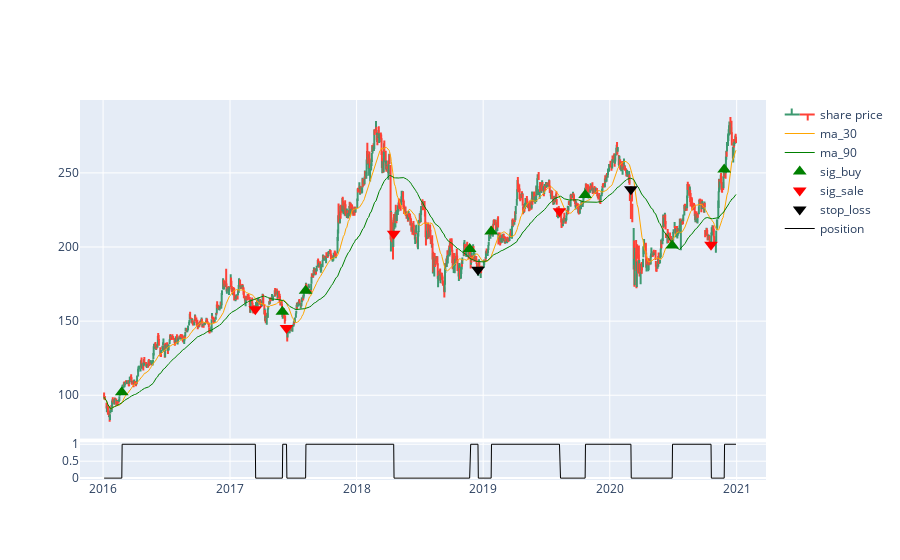

Here is the notebook cell this chart was saved with:
### Code cell
import plotly.graph_objects as go
from plotly.subplots import make_subplots

fig = make_subplots(rows=2, cols=1, shared_xaxes=True, vertical_spacing=0.01, row_heights=[0.9, 0.1])

fig.add_trace(go.Ohlc(x=df_result_for_plot['Date'], open=df_result_for_plot['Open'], 
                                     high=df_result_for_plot['High'], low=df_result_for_plot['Low'],
                                     close=df_result_for_plot['Close'], name='share price'), row=1, col=1)

fig.add_trace(go.Scatter(x=df_result_for_plot['Date'], y=df_result_for_plot['ma_'+ str(short_window)], 
                                 name='ma_'+ str(short_window), line=dict(color='orange', width=1)), row=1, col=1)
fig.add_trace(go.Scatter(x=df_result_for_plot['Date'], y=df_result_for_plot['ma_'+ str(long_window)], 
                                 name='ma_'+ str(long_window), line=dict(color='green', width=1)), row=1, col=1)

df_result_for_plot_position = df_result_for_plot
df_result_for_plot_position['signal_test'] = df_result_for_plot_position.signal_test.shift(1)

fig.add_trace(go.Scatter(
        x=df_result.loc[df_result['signal'] == 'sig_buy', 'Date'],
        y=df_result.loc[df_result['signal'] == 'sig_buy', 'Open'],
        mode="markers+text",
        marker=dict(symbol='triangle-up', color='green', size = 12),
        name='sig_buy'), row=1, col=1)

fig.add_trace(go.Scatter(
        x=df_result.loc[df_result['signal'] == 'sig_sale', 'Date'],
        y=df_result.loc[df_result['signal'] == 'sig_sale', 'Open'],
        mode="markers+text",
        marker=dict(symbol='triangle-down', color='red', size = 12),
        name='sig_sale'), row=1, col=1)

fig.add_trace(go.Scatter(
        x=df_result.loc[df_result['signal'] == 'stop_loss', 'Date'],
        y=df_result.loc[df_result['signal'] == 'stop_loss', 'Open'],
        mode="markers+text",
        marker=dict(symbol='triangle-down', color='black', size = 12),
        name='stop_loss'), row=1, col=1)

fig.add_trace(go.Scatter(x=df_result_for_plot_position['Date'],
                         y=df_result_for_plot_position['paper_in'],
                         line=dict(color='black', width=1), name='position'), row=2, col=1)

fig.update(layout_xaxis_rangeslider_visible=False)


fig.show()

### Figure 1 — Plotly figure (JSON) as saved in the notebook; plotly's stock layout.template omitted (floating-point values rounded to 4 significant figures; data arrays with more than 128 entries replaced by an {"elided": "..."} marker saying what was removed)
{"data": [{"close": {"elided": "1260 float values"}, "high": {"elided": "1260 float values"}, "low": {"elided": "1260 float values"}, "name": "share price", "open": {"elided": "1260 float values"}, "type": "ohlc", "x": {"elided": "1260 str values"}, "xaxis": "x", "yaxis": "y"}, {"line": {"color": "orange", "width": 1}, "name": "ma_30", "type": "scatter", "x": {"elided": "1260 str values"}, "xaxis": "x", "y": {"elided": "1260 float values"}, "yaxis": "y"}, {"line": {"color": "green", "width": 1}, "name": "ma_90", "type": "scatter", "x": {"elided": "1260 str values"}, "xaxis": "x", "y": {"elided": "1260 float values"}, "yaxis": "y"}, {"marker": {"color": "green", "size": 12, "symbol": "triangle-up"}, "mode": "markers+text", "name": "sig_buy", "type": "scatter", "x": ["2016-02-24T00:00:00", "2017-06-01T00:00:00", "2017-08-07T00:00:00", "2018-11-23T00:00:00", "2019-01-24T00:00:00", "2019-10-22T00:00:00", "2020-06-29T00:00:00", "2020-11-26T00:00:00"], "xaxis": "x", "y": [102, 156.4, 170.5, 198.6, 210.4, 235.0, 201, 252.3], "yaxis": "y"}, {"marker": {"color": "red", "size": 12, "symbol": "triangle-down"}, "mode": "markers+text", "name": "sig_sale", "type": "scatter", "x": ["2017-03-15T00:00:00", "2017-06-13T00:00:00", "2018-04-18T00:00:00", "2019-08-09T00:00:00", "2020-10-19T00:00:00"], "xaxis": "x", "y": [158.1, 145.3, 209, 224.1, 201.6], "yaxis": "y"}, {"marker": {"color": "black", "size": 12, "symbol": "triangle-down"}, "mode": "markers+text", "name": "stop_loss", "type": "scatter", "x": ["2018-12-17T00:00:00", "2020-03-02T00:00:00"], "xaxis": "x", "y": [184.6, 238.9], "yaxis": "y"}, {"line": {"color": "black", "width": 1}, "name": "position", "type": "scatter", "x": {"elided": "1260 str values"}, "xaxis": "x2", "y": {"elided": "1260 int values"}, "yaxis": "y2"}], "layout": {"xaxis": {"anchor": "y", "domain": [0, 1], "matches": "x2", "rangeslider": {"visible": false}, "showticklabels": false}, "xaxis2": {"anchor": "y2", "domain": [0, 1]}, "yaxis": {"anchor": "x", "domain": [0.109, 1]}, "yaxis2": {"anchor": "x2", "domain": [0, 0.099]}}}
